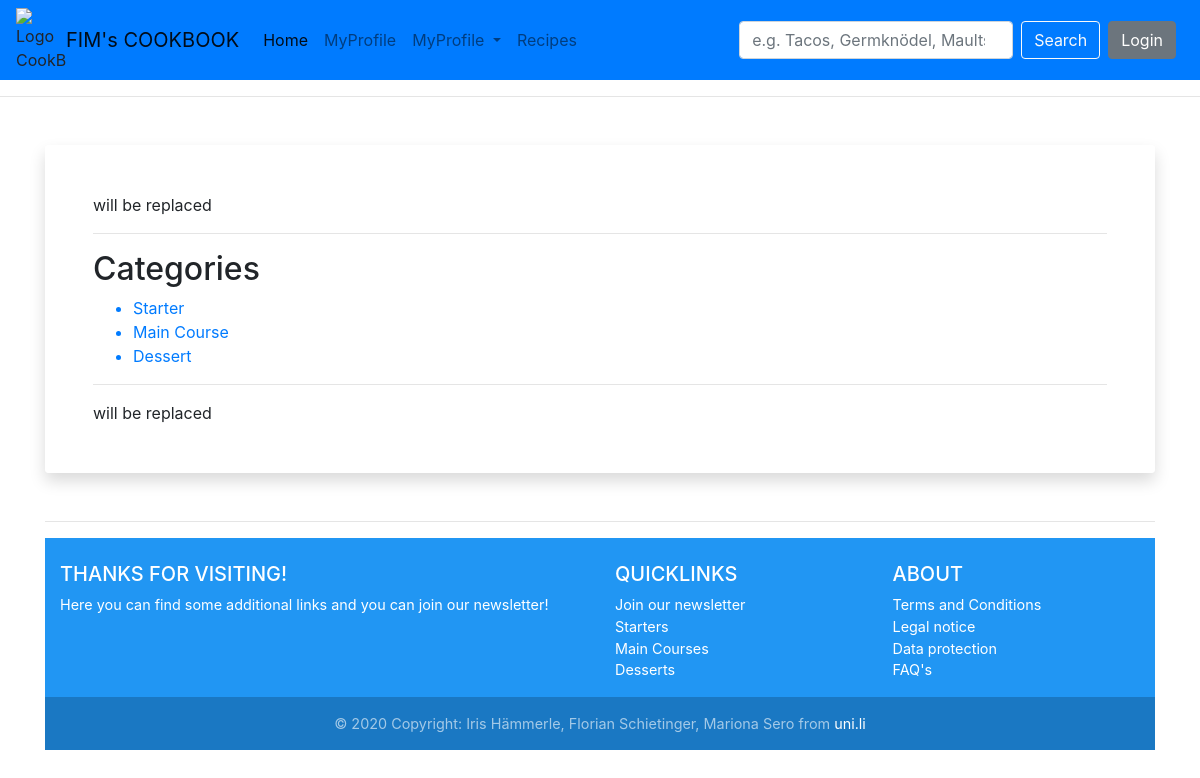
The page /category/ on the database its author committed.
### myRecipeApp/models.py (models this page shows, shortened)
class Category(models.Model):
    CategoryId = models.BigAutoField(primary_key=True,
                                     verbose_name="Unique CategoryId"
                                     )
    Name = models.CharField(verbose_name="Name",
                            max_length=200
                            )

### myRecipeApp/views.py (the view)
# urls.py: path('category/', list_category),
def list_category(httprequest):
    categories = Category.objects.all
    context = {"categories": categories}
    return render(httprequest, "dev_category_list.html", context)

### templates/dev_category_list.html
{% extends 'base.html' %}
    {% block mainContent %}
    <h2>Categories</h2>
    <ul>
        {% for category in categories %}
        <a href="/recipe/?category={{ category.CategoryId }}"><li>{{ category.Name }}</li></a>
        {% endfor %}
    </ul>
    {% endblock %}

### static_general/css/myStyles.css (style rules this page uses)
html { font-family: sans-serif; line-height: 1.15; -webkit-text-size-adjust: 100%; -webkit-tap-highlight-color: transparent; }
body { background: url('https://c.pxhere.com/photos/28/59/background_food_tasty_olives_wooden_background_cooking_plate_kitchen-1369805.jpg!d') no-repeat center center fixed; -webkit-background-size: cover; -moz-background-size: cover; background-size: cover; -o-background-size: cover; }

### rows shown on the page
Category: Name "Starter"
Category: Name "Main Course"
Category: Name "Dessert"
